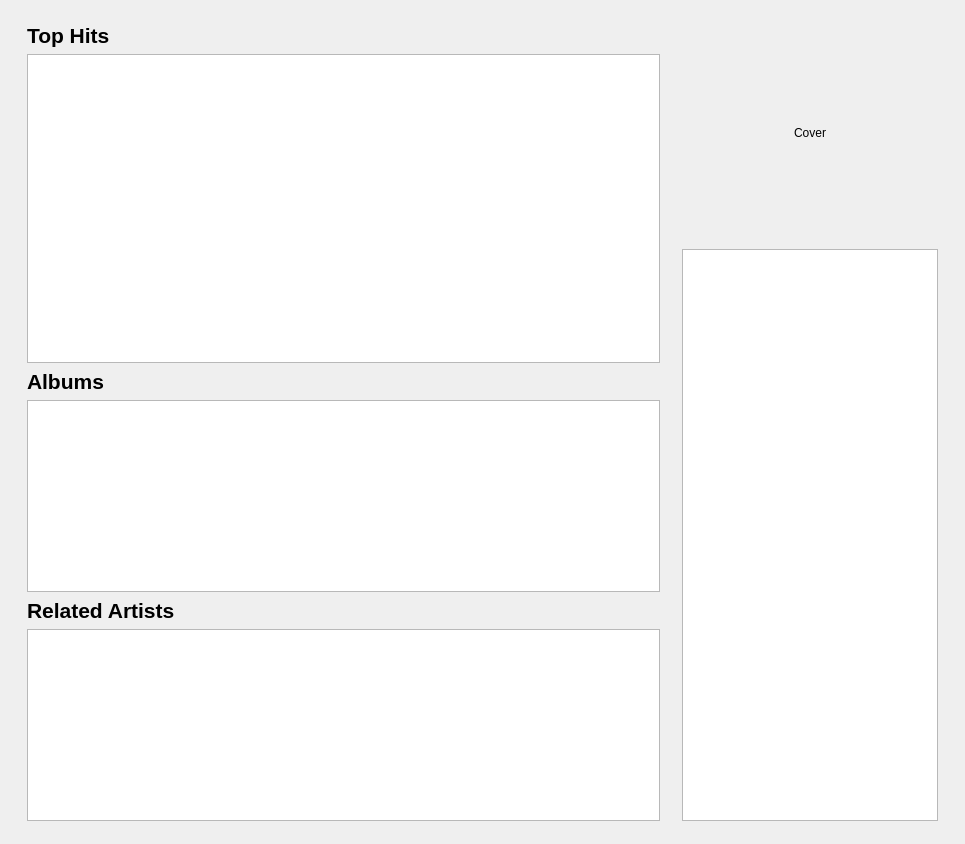
<?xml version="1.0" encoding="UTF-8"?>
<ui version="4.0">
 <class>ArtistInfoWidget</class>
 <widget class="QWidget" name="ArtistInfoWidget">
  <property name="geometry">
   <rect>
    <x>0</x>
    <y>0</y>
    <width>965</width>
    <height>844</height>
   </rect>
  </property>
  <property name="windowTitle">
   <string>Form</string>
  </property>
  <layout class="QVBoxLayout" name="verticalLayout_3">
   <item>
    <layout class="QHBoxLayout" name="horizontalLayout">
     <property name="leftMargin">
      <number>16</number>
     </property>
     <property name="topMargin">
      <number>12</number>
     </property>
     <property name="rightMargin">
      <number>16</number>
     </property>
     <property name="bottomMargin">
      <number>12</number>
     </property>
     <item>
      <layout class="QVBoxLayout" name="verticalLayout">
       <item>
        <widget class="QLabel" name="label">
         <property name="font">
          <font>
           <pointsize>16</pointsize>
           <weight>75</weight>
           <bold>true</bold>
          </font>
         </property>
         <property name="text">
          <string>Top Hits</string>
         </property>
         <property name="margin">
          <number>0</number>
         </property>
        </widget>
       </item>
       <item>
        <widget class="PlaylistView" name="topHits">
         <property name="minimumSize">
          <size>
           <width>0</width>
           <height>300</height>
          </size>
         </property>
         <property name="headerHidden">
          <bool>true</bool>
         </property>
        </widget>
       </item>
       <item>
        <widget class="QLabel" name="label_2">
         <property name="font">
          <font>
           <family>Arial</family>
           <pointsize>16</pointsize>
           <weight>75</weight>
           <bold>true</bold>
          </font>
         </property>
         <property name="text">
          <string>Albums</string>
         </property>
         <property name="margin">
          <number>0</number>
         </property>
        </widget>
       </item>
       <item>
        <widget class="GridView" name="albums">
         <property name="sizePolicy">
          <sizepolicy hsizetype="Expanding" vsizetype="Fixed">
           <horstretch>0</horstretch>
           <verstretch>0</verstretch>
          </sizepolicy>
         </property>
         <property name="minimumSize">
          <size>
           <width>0</width>
           <height>190</height>
          </size>
         </property>
        </widget>
       </item>
       <item>
        <widget class="QLabel" name="label_3">
         <property name="font">
          <font>
           <family>Arial</family>
           <pointsize>16</pointsize>
           <weight>75</weight>
           <bold>true</bold>
           <kerning>true</kerning>
          </font>
         </property>
         <property name="text">
          <string>Related Artists</string>
         </property>
         <property name="margin">
          <number>0</number>
         </property>
        </widget>
       </item>
       <item>
        <widget class="GridView" name="relatedArtists">
         <property name="sizePolicy">
          <sizepolicy hsizetype="Expanding" vsizetype="Fixed">
           <horstretch>0</horstretch>
           <verstretch>0</verstretch>
          </sizepolicy>
         </property>
         <property name="minimumSize">
          <size>
           <width>0</width>
           <height>190</height>
          </size>
         </property>
        </widget>
       </item>
      </layout>
     </item>
     <item>
      <layout class="QVBoxLayout" name="verticalLayout_2">
       <property name="leftMargin">
        <number>16</number>
       </property>
       <item>
        <widget class="QLabel" name="cover">
         <property name="sizePolicy">
          <sizepolicy hsizetype="Minimum" vsizetype="Fixed">
           <horstretch>0</horstretch>
           <verstretch>0</verstretch>
          </sizepolicy>
         </property>
         <property name="minimumSize">
          <size>
           <width>220</width>
           <height>220</height>
          </size>
         </property>
         <property name="text">
          <string>Cover</string>
         </property>
         <property name="alignment">
          <set>Qt::AlignCenter</set>
         </property>
        </widget>
       </item>
       <item>
        <widget class="QTextBrowser" name="biography">
         <property name="sizePolicy">
          <sizepolicy hsizetype="Minimum" vsizetype="MinimumExpanding">
           <horstretch>0</horstretch>
           <verstretch>0</verstretch>
          </sizepolicy>
         </property>
         <property name="minimumSize">
          <size>
           <width>0</width>
           <height>240</height>
          </size>
         </property>
         <property name="verticalScrollBarPolicy">
          <enum>Qt::ScrollBarAlwaysOff</enum>
         </property>
         <property name="horizontalScrollBarPolicy">
          <enum>Qt::ScrollBarAlwaysOff</enum>
         </property>
        </widget>
       </item>
      </layout>
     </item>
    </layout>
   </item>
  </layout>
 </widget>
 <customwidgets>
  <customwidget>
   <class>PlaylistView</class>
   <extends>QTreeView</extends>
   <header>playlist/PlaylistView.h</header>
  </customwidget>
  <customwidget>
   <class>GridView</class>
   <extends>QListView</extends>
   <header location="global">GridView.h</header>
  </customwidget>
 </customwidgets>
 <resources/>
 <connections/>
</ui>
